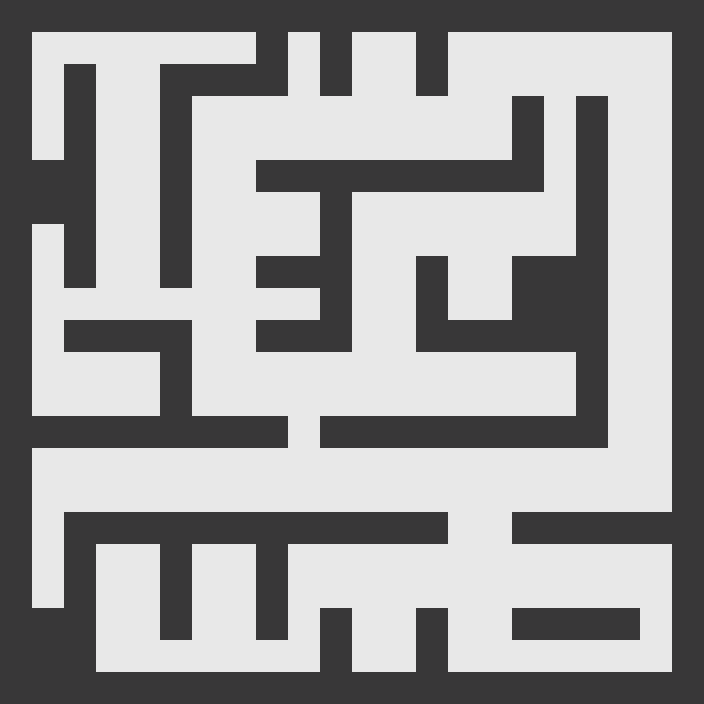

Rendered tile map (Tiled .tmx) drawn with the repository's tilesets; below, a short description and the full map source, tile grids included:
An orthogonal 22x22 tile map with 32x32 px tiles, 2 tile layers (Borders, Path).

<map version="1.4" tiledversion="1.4.2" orientation="orthogonal" renderorder="right-down" width="22" height="22" tilewidth="32" tileheight="32" infinite="0" nextlayerid="9" nextobjectid="154">
 <tileset firstgid="1" source="Tiles.tsx" />
 <layer id="8" name="Borders" width="22" height="22" locked="1">
  <properties>
   <property name="Type" value="Tiles" />
  </properties>
  <data encoding="csv">
1,1,1,1,1,1,1,1,1,1,1,1,1,1,1,1,1,1,1,1,1,1,
1,0,0,0,0,0,0,0,1,0,1,0,0,1,0,0,0,0,0,0,0,1,
1,0,1,0,0,1,1,1,1,0,1,0,0,1,0,0,0,0,0,0,0,1,
1,0,1,0,0,1,0,0,0,0,0,0,0,0,0,0,1,0,1,0,0,1,
1,0,1,0,0,1,0,0,0,0,0,0,0,0,0,0,1,0,1,0,0,1,
1,1,1,0,0,1,0,0,1,1,1,1,1,1,1,1,1,0,1,0,0,1,
1,1,1,0,0,1,0,0,0,0,1,0,0,0,0,0,0,0,1,0,0,1,
1,0,1,0,0,1,0,0,0,0,1,0,0,0,0,0,0,0,1,0,0,1,
1,0,1,0,0,1,0,0,1,1,1,0,0,1,0,0,1,1,1,0,0,1,
1,0,0,0,0,0,0,0,0,0,1,0,0,1,0,0,1,1,1,0,0,1,
1,0,1,1,1,1,0,0,1,1,1,0,0,1,1,1,1,1,1,0,0,1,
1,0,0,0,0,1,0,0,0,0,0,0,0,0,0,0,0,0,1,0,0,1,
1,0,0,0,0,1,0,0,0,0,0,0,0,0,0,0,0,0,1,0,0,1,
1,1,1,1,1,1,1,1,1,0,1,1,1,1,1,1,1,1,1,0,0,1,
1,0,0,0,0,0,0,0,0,0,0,0,0,0,0,0,0,0,0,0,0,1,
1,0,0,0,0,0,0,0,0,0,0,0,0,0,0,0,0,0,0,0,0,1,
1,0,1,1,1,1,1,1,1,1,1,1,1,1,0,0,1,1,1,1,1,1,
1,0,1,0,0,1,0,0,1,0,0,0,0,0,0,0,0,0,0,0,0,1,
1,0,1,0,0,1,0,0,1,0,0,0,0,0,0,0,0,0,0,0,0,1,
1,1,1,0,0,1,0,0,1,0,1,0,0,1,0,0,1,1,1,1,0,1,
1,1,1,0,0,0,0,0,0,0,1,0,0,1,0,0,0,0,0,0,0,1,
1,1,1,1,1,1,1,1,1,1,1,1,1,1,1,1,1,1,1,1,1,1
</data>
 </layer>
 <layer id="7" name="Path" width="22" height="22" locked="1">
  <properties>
   <property name="Type" value="Tiles" />
  </properties>
  <data encoding="csv">
0,0,0,0,0,0,0,0,0,0,0,0,0,0,0,0,0,0,0,0,0,0,
0,2,2,2,2,2,2,2,0,2,0,2,2,0,2,2,2,2,2,2,2,0,
0,2,0,2,2,0,0,0,0,2,0,2,2,0,2,2,2,2,2,2,2,0,
0,2,0,2,2,0,2,2,2,2,2,2,2,2,2,2,0,2,0,2,2,0,
0,2,0,2,2,0,2,2,2,2,2,2,2,2,2,2,0,2,0,2,2,0,
0,0,0,2,2,0,2,2,0,0,0,0,0,0,0,0,0,2,0,2,2,0,
0,0,0,2,2,0,2,2,2,2,0,2,2,2,2,2,2,2,0,2,2,0,
0,2,0,2,2,0,2,2,2,2,0,2,2,2,2,2,2,2,0,2,2,0,
0,2,0,2,2,0,2,2,0,0,0,2,2,0,2,2,0,0,0,2,2,0,
0,2,2,2,2,2,2,2,2,2,0,2,2,0,2,2,0,0,0,2,2,0,
0,2,0,0,0,0,2,2,0,0,0,2,2,0,0,0,0,0,0,2,2,0,
0,2,2,2,2,0,2,2,2,2,2,2,2,2,2,2,2,2,0,2,2,0,
0,2,2,2,2,0,2,2,2,2,2,2,2,2,2,2,2,2,0,2,2,0,
0,0,0,0,0,0,0,0,0,2,0,0,0,0,0,0,0,0,0,2,2,0,
0,2,2,2,2,2,2,2,2,2,2,2,2,2,2,2,2,2,2,2,2,0,
0,2,2,2,2,2,2,2,2,2,2,2,2,2,2,2,2,2,2,2,2,0,
0,2,0,0,0,0,0,0,0,0,0,0,0,0,2,2,0,0,0,0,0,0,
0,2,0,2,2,0,2,2,0,2,2,2,2,2,2,2,2,2,2,2,2,0,
0,2,0,2,2,0,2,2,0,2,2,2,2,2,2,2,2,2,2,2,2,0,
0,0,0,2,2,0,2,2,0,2,0,2,2,0,2,2,0,0,0,0,2,0,
0,0,0,2,2,2,2,2,2,2,0,2,2,0,2,2,2,2,2,2,2,0,
0,0,0,0,0,0,0,0,0,0,0,0,0,0,0,0,0,0,0,0,0,0
</data>
 </layer>
</map>